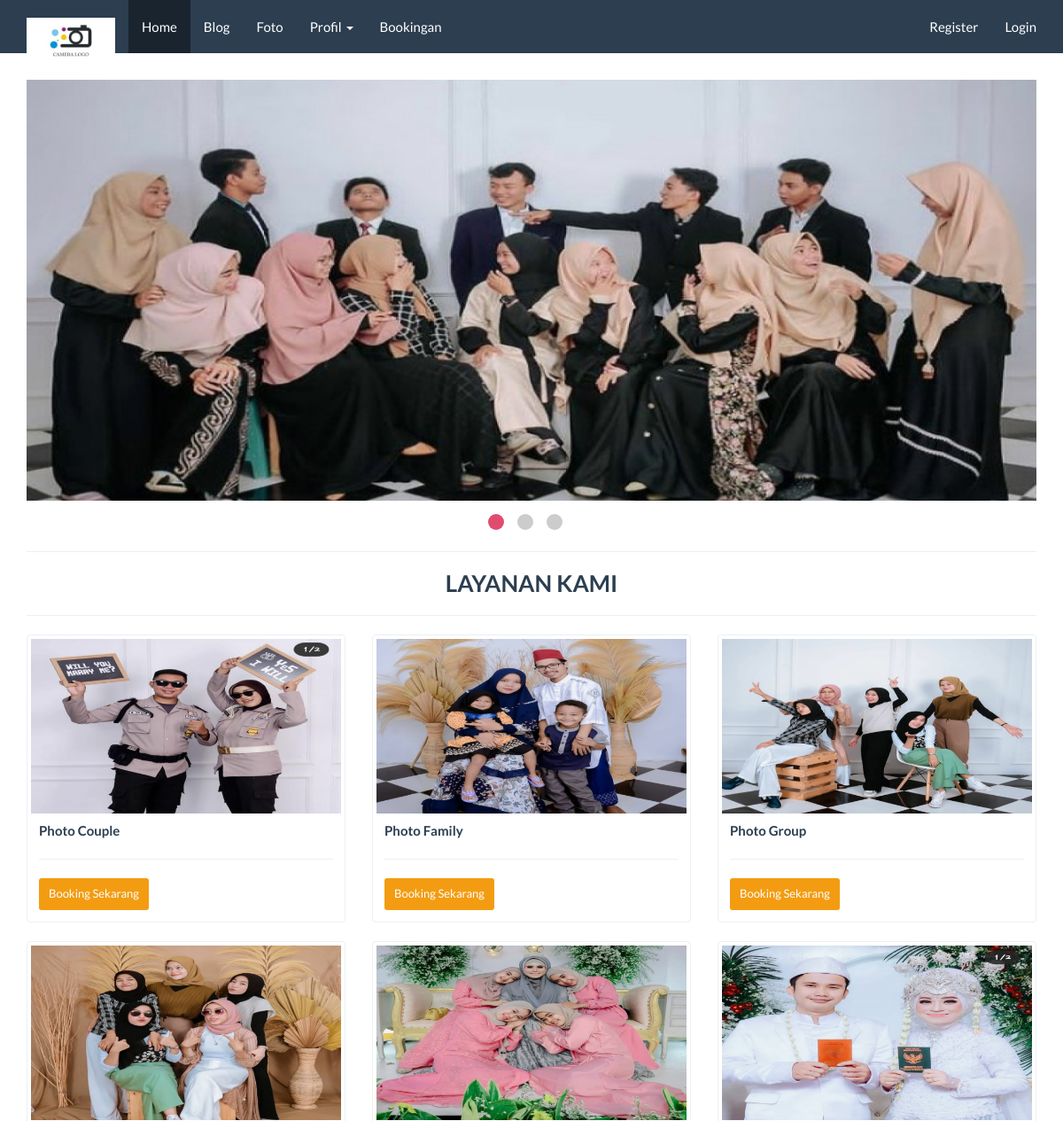
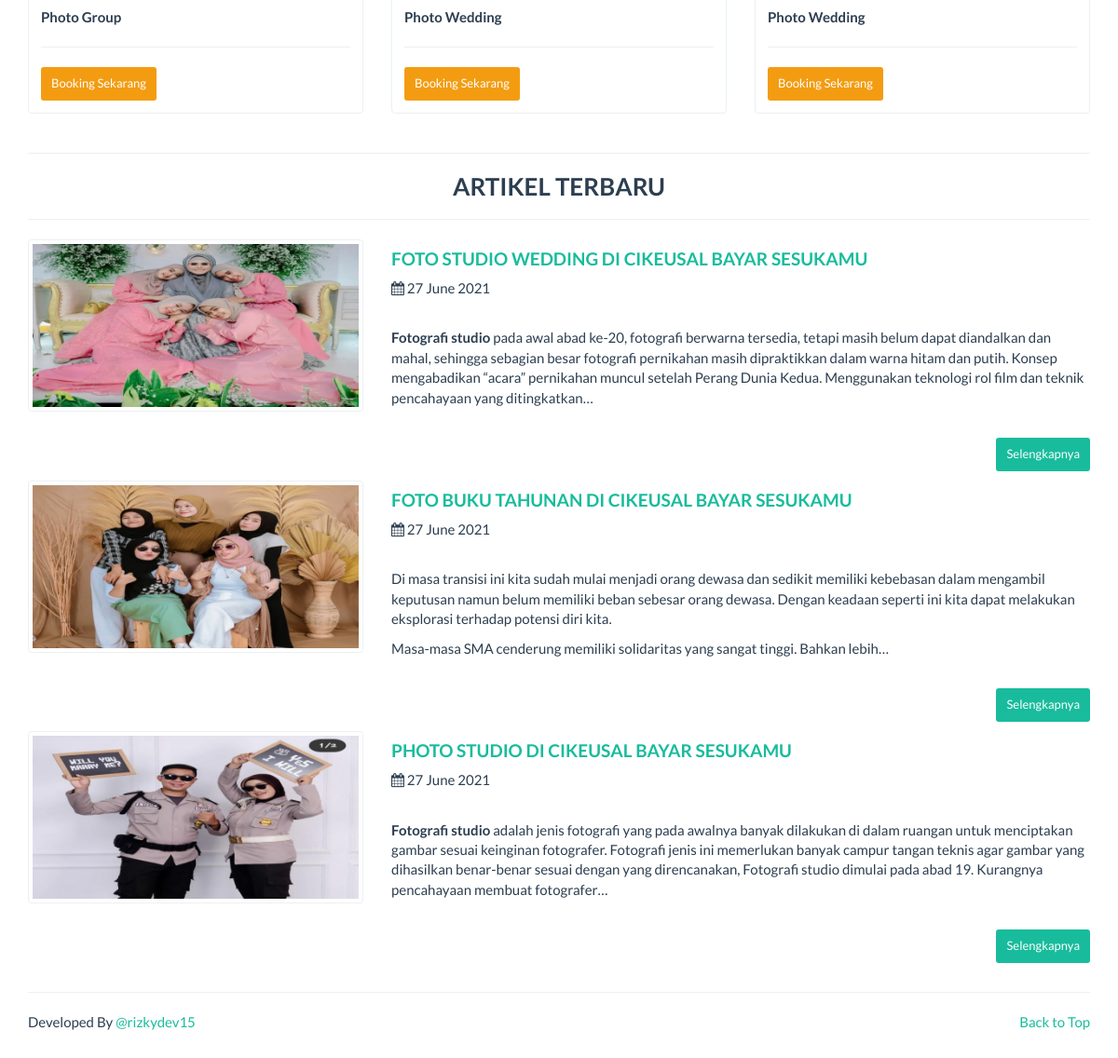
The page / on the database its author committed (2 pictures, top to bottom).
### tables this page shows
CREATE TABLE `company` (
  `id_company` int(11) NOT NULL,
  `company_name` varchar(100) NOT NULL,
  `company_desc` text NOT NULL,
  `company_address` text NOT NULL,
  `company_maps` text NOT NULL,
  `company_phone` char(30) NOT NULL,
  `company_phone2` char(30) NOT NULL,
  `company_fax` char(30) NOT NULL,
  `company_email` char(30) NOT NULL,
  `foto` text NOT NULL,
  `foto_type` char(10) NOT NULL,
  `created` datetime NOT NULL DEFAULT current_timestamp(),
  `modified` datetime DEFAULT NULL,
  `created_by` char(50) NOT NULL,
  `modified_by` char(50) NOT NULL
);

CREATE TABLE `slider` (
  `id_slider` int(11) NOT NULL,
  `no_urut` int(11) NOT NULL,
  `nama_slider` varchar(100) NOT NULL,
  `link` varchar(100) NOT NULL,
  `foto` text NOT NULL,
  `foto_type` char(10) NOT NULL,
  `foto_size` int(11) NOT NULL,
  `created_at` datetime NOT NULL DEFAULT current_timestamp(),
  `created_by` char(50) NOT NULL,
  `modified_at` datetime DEFAULT NULL ON UPDATE current_timestamp(),
  `modified_by` char(50) NOT NULL
);

CREATE TABLE `lapangan` (
  `id_lapangan` int(11) NOT NULL,
  `nama_lapangan` varchar(100) NOT NULL,
  `harga` int(11) NOT NULL,
  `foto` text NOT NULL,
  `created_by` varchar(50) NOT NULL,
  `created_at` datetime NOT NULL DEFAULT current_timestamp(),
  `modified_by` varchar(50) NOT NULL,
  `modified_at` datetime DEFAULT NULL ON UPDATE current_timestamp()
);

CREATE TABLE `event` (
  `id_event` int(11) NOT NULL,
  `nama_event` varchar(100) NOT NULL,
  `slug_event` varchar(100) DEFAULT NULL,
  `deskripsi` text DEFAULT NULL,
  `kategori` int(11) DEFAULT NULL,
  `foto` text DEFAULT NULL,
  `foto_type` char(10) DEFAULT NULL,
  `created_at` datetime NOT NULL DEFAULT current_timestamp(),
  `created_by` char(50) NOT NULL,
  `modified_at` datetime DEFAULT NULL ON UPDATE current_timestamp(),
  `modified_by` char(50) NOT NULL
);

### application/controllers/Home.php (called while the page is built, shortened)
<?php
class Home extends CI_Controller {
	public function index()
	{
		$this->data['title'] = 'Home';
		$this->load->model('Company_model');
		$this->load->model('Event_model');
		$this->load->model('Foto_model');
		$this->load->model('Kontak_model');
		$this->load->model('Lapangan_model');
		$this->load->model('Slider_model');
		$this->data['company_data'] 	= $this->Company_model->get_by_company();
		$this->data['event_new'] 			= $this->Event_model->get_all_new_home();
		$this->data['foto_data'] 			= $this->Foto_model->get_all_new_home();
		$this->data['slider_data'] 		= $this->Slider_model->get_all_home();
		$this->data['kontak'] 				= $this->Kontak_model->get_all();
		$this->data['lapangan_new'] 	= $this->Lapangan_model->get_all_home();
		$this->load->view('front/home/body', $this->data);
	}
}

### index.php (called while the page is built, shortened)
<?php
require_once BASEPATH.'core/CodeIgniter.php';

### application/models/Company_model.php (called while the page is built, shortened)
<?php  if ( ! defined('BASEPATH')) exit('No direct script access allowed');
class Company_model extends CI_Model
{
  public $table = 'company';
  function get_by_company()
  {
    $this->db->where('id_company', '1');
    return $this->db->get($this->table)->row();
  }
}

### application/models/Slider_model.php (called while the page is built, shortened)
<?php if (!defined('BASEPATH')) exit('No direct script access allowed');
class Slider_model extends CI_Model
{
  public $table = 'slider';
  function get_all_home()
  {
    $this->db->order_by('no_urut', 'ASC');
    return $this->db->get($this->table)->result();
  }
}

### application/models/Lapangan_model.php (called while the page is built, shortened)
<?php  if ( ! defined('BASEPATH')) exit('No direct script access allowed');
class Lapangan_model extends CI_Model
{
  public $table = 'lapangan';
  function get_all_home()
  {
    $this->db->order_by('nama_lapangan', 'ASC');
    return $this->db->get($this->table)->result();
  }
}

### application/models/Event_model.php (called while the page is built, shortened)
<?php  if ( ! defined('BASEPATH')) exit('No direct script access allowed');
class Event_model extends CI_Model
{
  public $table = 'event';
  public $id    = 'id_event';
  public $order = 'DESC';
  function get_all_new_home()
  {
    $this->db->limit(3);
    $this->db->order_by($this->id, $this->order);
    return $this->db->get($this->table)->result();
  }
}

### application/views/front/home/event_new.php (the view)
<hr><h3 align="center"><b>ARTIKEL TERBARU</b></h3><hr>
<div class="row">
  <?php foreach($event_new as $event){ ?>
      <div class="col-lg-4">
        <div class="thumbnail">
          <a href="<?php echo base_url("event/$event->slug_event ") ?>">
            <?php
            if(empty($event->foto)) {echo "<img src='".base_url()."assets/images/no_image_thumb.png'>";}
            else { echo " <img src='".base_url()."assets/images/event/".$event->foto.'_thumb'.$event->foto_type."'> ";}
            ?>
          </a>
        </div>
      </div>
      <div class="col-lg-8">
        <div class="caption">
          <h4><a href="<?php echo base_url("event/$event->slug_event ") ?>"><?php echo character_limiter($event->nama_event,100) ?></a></h4>
          <i class="fa fa-calendar"></i> <?php echo date("j F Y", strtotime($event->created_at)); ?>
          <br><br>
          <p><?php echo character_limiter($event->deskripsi,400) ?></p>
          <br>
          <p align="right">
            <a href="<?php echo base_url("event/$event->slug_event") ?>">
              <button type="button" name="button" class="btn btn-sm btn-success">Selengkapnya</button>
            </a>
          </p>
        </div>
      </div>
    <br>
  <?php } ?>
</div>

### application/views/front/header.php (shortened to what this page needs)
<!DOCTYPE html>
<html lang="en">
  <head>
    <link href="<?php echo base_url()?>assets/template/frontend/css/core.css" rel="stylesheet" type="text/css" />
    <link href="<?php echo base_url()?>assets/template/frontend/css/custom.css" rel="stylesheet">
    <link href="<?php echo base_url()?>assets/plugins/font-awesome/css/font-awesome.min.css" rel="stylesheet" type="text/css" />
  </head>

### application/views/front/navbar.php (shortened to what this page needs)
<nav class="navbar navbar-default navbar-fixed-top">
  <div class="container">
    <div class="navbar-header">
      <a class="navbar-brand" href="<?php echo base_url() ?>">
        <img src="<?php echo base_url('assets/images/company/').$company_data->foto.$company_data->foto_type ?>" alt="<?php echo $company_data->company_name ?>" width="100px">
      </a>
    </div>
    <div class="collapse navbar-collapse" id="bs-example-navbar-collapse-1">
      <ul class="nav navbar-nav">
        <li class="<?php if($this->uri->segment(1) == ""){echo "active";} ?>">
          <a href="<?php echo base_url() ?>">Home </a>
        </li>
        <li class="<?php if($this->uri->segment(1) == "event"){echo "active";} ?>">
          <a href="<?php echo base_url('event') ?>"> Blog</a>
        </li>
        <li class="<?php if($this->uri->segment(1) == "gallery"){echo "active";} ?>">
          <a href="<?php echo base_url('gallery/album') ?>"> Foto</a>
        </li>
        <li class="dropdown <?php if($this->uri->segment(1) == "about" or $this->uri->segment(1) == "contact"){echo "active";} ?>">
          <a href="#" class="dropdown-toggle" data-toggle="dropdown" role="button" aria-haspopup="true" aria-expanded="false">Profil <span class="caret"></span></a>
        </li>
        <li class="<?php if($this->uri->segment(1) == "cart" && $this->uri->segment(2) == ""){echo "active";} ?>">
          <a href="<?php echo base_url('cart') ?>"> Bookingan</a>
        </li>
      </ul>
      <?php if($this->session->userdata('usertype') != NULL){ ?>
        <ul class="nav navbar-nav navbar-right">
          <li class="dropdown">
            <a href="#" class="dropdown-toggle" data-toggle="dropdown" role="button" aria-haspopup="true" aria-expanded="false">Hi, <?php echo $this->session->userdata('username') ?> <span class="caret"></span></a>
            <ul class="dropdown-menu">
              <li><a href="<?php echo base_url('cart/history') ?>">Riwayat Booking</a></li>
              <li><a href="<?php echo base_url('auth/edit_profil/').$this->session->userdata('user_id') ?>">Edit Profil</a></li>
              <li><a href="<?php echo base_url('auth/profil') ?>">Profil Saya</a></li>
              <li role="separator" class="divider"></li>
              <li><a href="<?php echo base_url('auth/logout') ?>">Logout</a></li>
            </ul>
          </li>
        </ul>
      <?php }else{ ?>
        <ul class="nav navbar-nav navbar-right">
          <li><a href="<?php echo base_url('auth/register') ?>">Register</a></li>
          <li><a href="<?php echo base_url('auth/login') ?>">Login</a></li>
        </ul>
      <?php } ?>
    </div>
  </div>
</nav>

### application/views/front/home/body.php (shortened to what this page needs)
<?php $this->load->view('front/header'); ?>
<?php $this->load->view('front/navbar'); ?>
<div class="container">
	<?php $this->load->view('front/home/slider'); ?>
	<?php $this->load->view('front/home/lapangan_new'); ?>
	<?php $this->load->view('front/home/event_new'); ?>
</div>
<?php $this->load->view('front/footer'); ?>

### application/views/front/home/slider.php (shortened to what this page needs)
<link rel="stylesheet" href="<?php echo base_url('assets/plugins/slider/dist/')?>slippry.css" />
<div class="big-title" data-animation="fadeInDown" data-animation-delay="02">
  <ul id="thumbnails">
    <?php foreach($slider_data as $slider){ ?>
    <li>
      <a href="" target="_self">
        <img src="<?php echo base_url('assets/images/slider/').$slider->foto.$slider->foto_type?>" alt="">
      </a>
    </li>
    <?php } ?>
  </ul>
</div>

### application/views/front/home/lapangan_new.php
<hr><h3 align="center"><b>LAYANAN KAMI</b></h3><hr>
<div class="row">
  <?php foreach($lapangan_new as $lapangan){ ?>
    <div class="col-lg-4">
      <div class="thumbnail">
        <?php
        if(empty($lapangan->foto)) {echo "<img class='card-img-top' src='".base_url()."assets/images/no_image_thumb.png'>";}
        else { echo "<img src='".base_url()."assets/images/lapangan/".$lapangan->foto."'> ";}
        ?>
        <div class="caption">
          <p class="card-text"><b><?php echo $lapangan->nama_lapangan ?></b></p>
          <hr>
          <a href="<?php echo base_url('cart/buy/').$lapangan->id_lapangan ?>">
            <button class="btn btn-sm btn-warning"> Booking Sekarang</button>
          </a>
        </div>
      </div>
    </div>
  <?php } ?>
</div>

### application/views/front/footer.php
<footer>
  <div class="container">
    <div class="row">
      <div class="col-lg-12">
        <hr>
      </div>
    </div>
  </div>
  <div class="container">
    <div class="row">
      <div class="col-xs-6">
        Developed By <a href="https://instagram.com/rizkyfirman_15">@rizkydev15</a>
      </div>
      <div class="col-xs-6" align="right"><a href="#top">Back to Top</a></div>
    </div>
  </div>
</footer>
</body>
</html>

### assets/template/frontend/css/custom.css (style rules this page uses)
h4 { font-weight: bold; text-transform: uppercase; }
a:hover, a:visited, a:link, a:active { text-decoration: none; }

### rows shown on the page
company: foto+foto_type (picture)
slider: foto+foto_type (picture)
lapangan: foto (picture), nama_lapangan "Photo Couple"
lapangan: foto (picture), nama_lapangan "Photo Family"
lapangan: foto (picture), nama_lapangan "Photo Group"
lapangan: foto (picture), nama_lapangan "Photo Group"
lapangan: foto (picture), nama_lapangan "Photo Wedding"
lapangan: foto (picture), nama_lapangan "Photo Wedding"
event: foto+foto_type (picture), nama_event "FOTO STUDIO WEDDING DI CIKEUSAL BAYAR SESUKAMU", created_at "27 June 2021", deskripsi "Fotografi studio pada awal abad ke-20, fotografi berwarna tersedia, tetapi masih belum dapat diandalkan dan mahal, sehingga sebagian besar fotografi pernikahan masih dipraktikkan dalam warna hitam dan putih. Konsep mengabadikan “acara” pernikahan muncul setelah Perang Dunia Kedua. Menggunakan teknologi rol film dan teknik pencahayaan yang ditingkatkan…"
event: foto+foto_type (picture), nama_event "FOTO BUKU TAHUNAN DI CIKEUSAL BAYAR SESUKAMU", created_at "27 June 2021", deskripsi "Di masa transisi ini kita sudah mulai menjadi orang dewasa dan sedikit memiliki kebebasan dalam mengambil keputusan namun belum memiliki beban sebesar orang dewasa. Dengan keadaan seperti ini kita dapat melakukan eksplorasi terhadap potensi diri kita. Masa-masa SMA cenderung memiliki solidaritas yang sangat tinggi. Bahkan lebih…"
event: foto+foto_type (picture), nama_event "PHOTO STUDIO DI CIKEUSAL BAYAR SESUKAMU", created_at "27 June 2021", deskripsi "Fotografi studio adalah jenis fotografi yang pada awalnya banyak dilakukan di dalam ruangan untuk menciptakan gambar sesuai keinginan fotografer. Fotografi jenis ini memerlukan banyak campur tangan teknis agar gambar yang dihasilkan benar-benar sesuai dengan yang direncanakan, Fotografi studio dimulai pada abad 19. Kurangnya pencahayaan membuat fotografer…"
